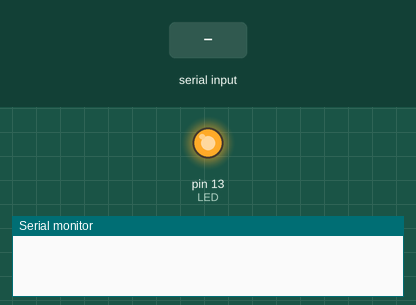
Recording of a sketch running on a simulated Arduino Uno, built with avr-gcc and run on an emulated ATmega328P. Parts: output pins drawn as LEDs (lit = HIGH), the last lines printed to the serial monitor. The inputs (shaded band) are chosen by the test bench.

Above: at 1.2 s.
1.3 s: "0" received over Serial
At 2.1 s:
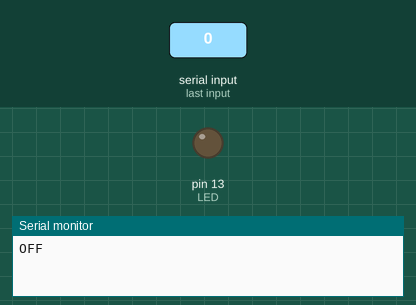
2.8 s: "1" received over Serial
At 3.2 s:
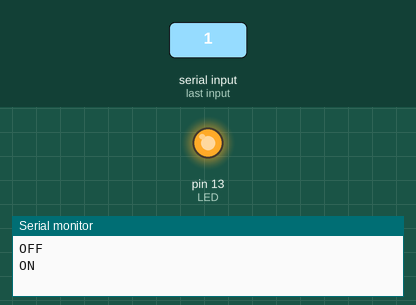
Timing chart, 0 to 5.8 s (numbered marks = the images above; inputs shaded):
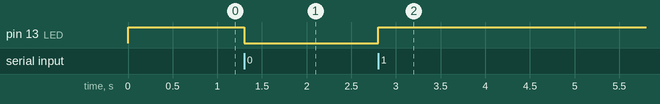

Measured:
- after the input at 1.3 s, pin 13 (LED): HIGH → LOW at once
- after the input at 2.8 s, pin 13 (LED): LOW → HIGH at once

The sketch:

arduino-HC06.ino
```cpp
// Pin connections:
//
// (Arduino)        (HC-06)
// pin 1 (TX)  ---- RXD
// pin 0 (RX)  ---- RXD
// GND         ---- GND
// 3.3V        ---- VCC

int LED = 13; // Builtin LED pin on Arduino

void setup() {
    Serial.begin(9600);
    pinMode(LED, OUTPUT);
    digitalWrite(LED, HIGH);
}

void loop() {
    if (Serial.available()) {
        int val = Serial.read();
        switch (val) {
            case '1': // При символе "1" включаем светодиод
                digitalWrite(LED, HIGH);
                Serial.write("ON\n");
                break;
            case '0': // При символе "0" выключаем светодиод
                digitalWrite(LED, LOW);
                Serial.write("OFF\n");
                break;
        }
    }
}
```
